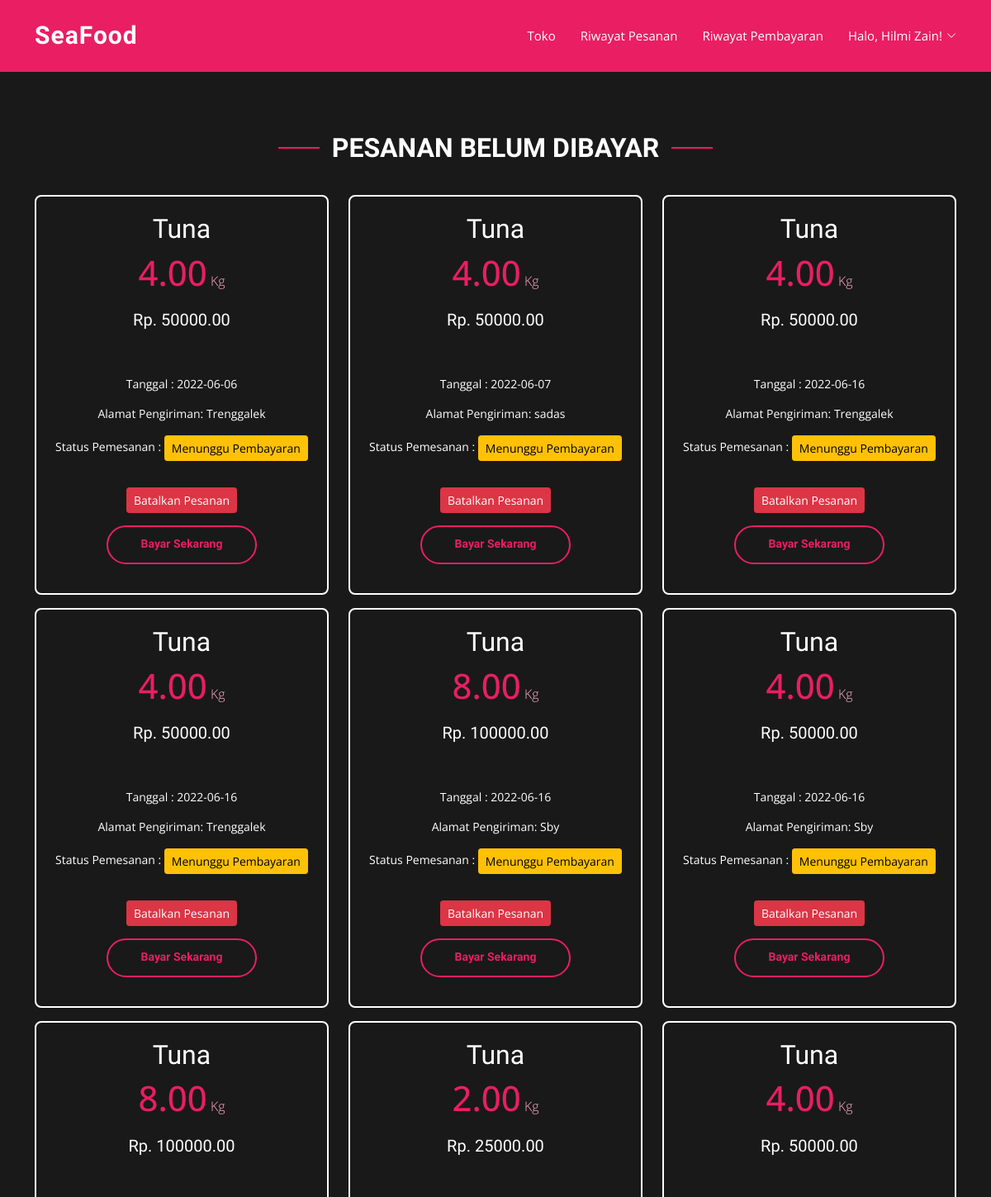
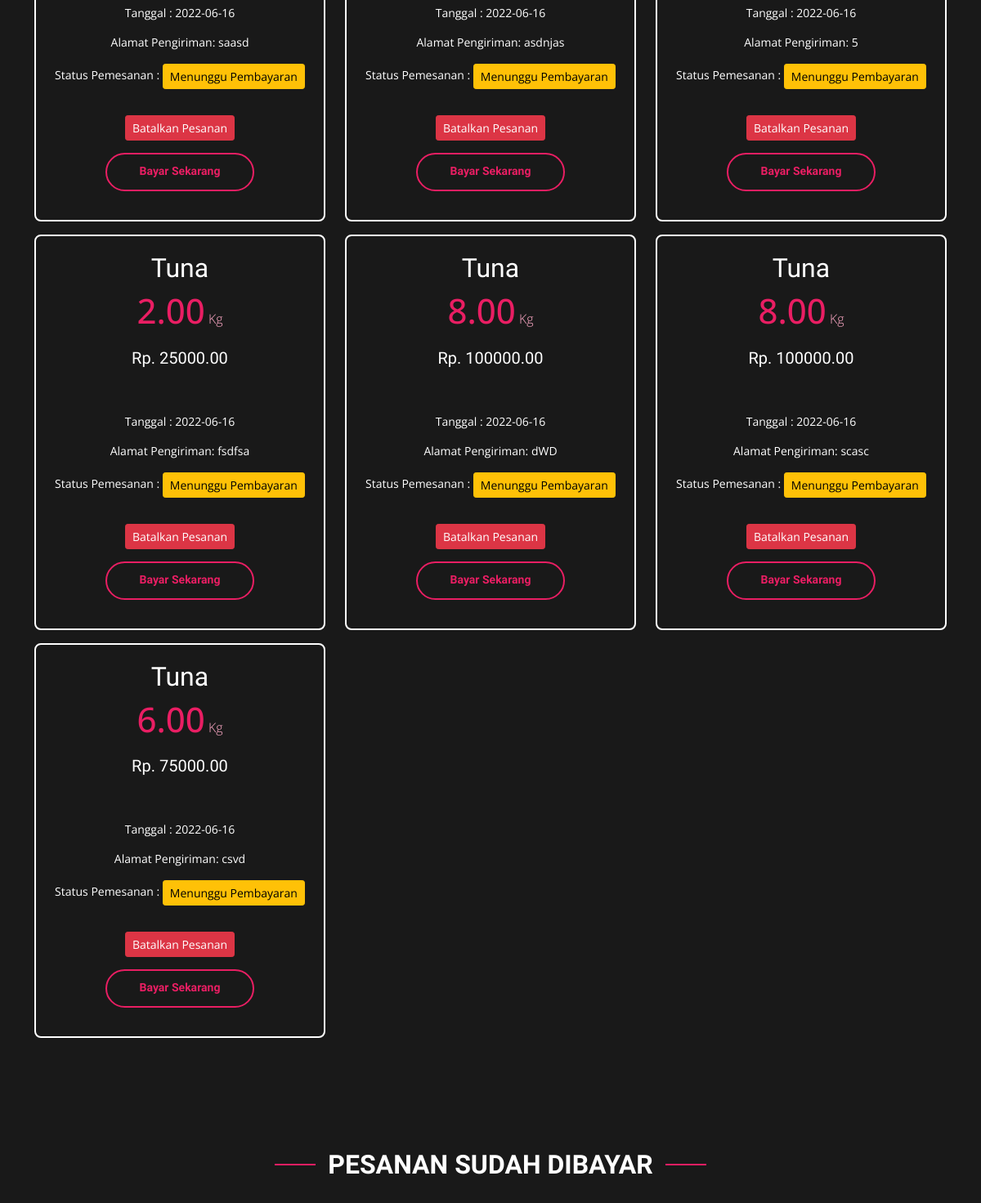
/user/riwayatPemesanan.php (signed in), run on an earlier commit of the app's database (2 pictures, top to bottom).
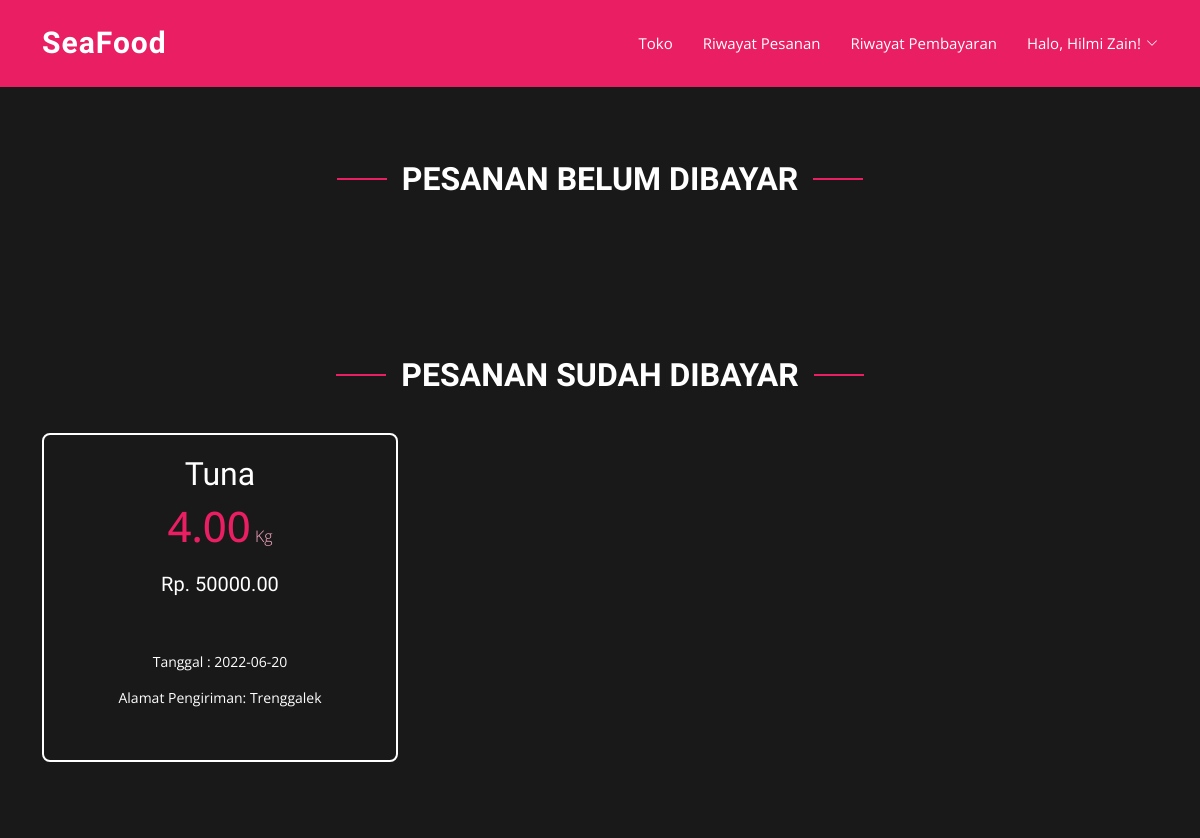
And on a later commit of the database.
### tables this page shows
CREATE TABLE `calon_konsumen` (
  `ID_CALON_KONSUMEN` char(8) NOT NULL,
  `ID_NEGARA` char(4) NOT NULL,
  `NAMA_CALON_KONSUMEN` varchar(50) DEFAULT NULL,
  `EMAIL_CALON_KONSUMEN` varchar(100) DEFAULT NULL,
  `PASSWORD_CALON_KONSUMEN` varchar(255) DEFAULT NULL,
  `TGL_PENAWARAN_TERAKHIR` date DEFAULT NULL,
  PRIMARY KEY (`ID_CALON_KONSUMEN`),
  KEY `CKONS_NEGARA_FK` (`ID_NEGARA`),
  CONSTRAINT `CKONS_NEGARA_FK` FOREIGN KEY (`ID_NEGARA`) REFERENCES `negara` (`ID_NEGARA`)
);

CREATE TABLE `detail_pemesanan` (
  `ID_PEMESANAN` char(8) NOT NULL,
  `ID_BARANG` char(4) NOT NULL,
  `SUB_TOTAL` float(8,2) DEFAULT NULL,
  `TOTAL_BERAT` float(8,2) DEFAULT NULL,
  PRIMARY KEY (`ID_PEMESANAN`,`ID_BARANG`),
  KEY `DPEMESANAN_BARANG_FK` (`ID_BARANG`),
  CONSTRAINT `DPEMESANAN_BARANG_FK` FOREIGN KEY (`ID_BARANG`) REFERENCES `barang` (`ID_BARANG`),
  CONSTRAINT `DPEMESANAN_PEMESANAN_FK` FOREIGN KEY (`ID_PEMESANAN`) REFERENCES `pemesanan` (`ID_PEMESANAN`)
);

CREATE TABLE `barang` (
  `ID_BARANG` char(4) NOT NULL,
  `ID_JENIS` char(2) NOT NULL,
  `NAMA_BARANG` varchar(30) DEFAULT NULL,
  `STOK_BARANG` int(11) DEFAULT NULL,
  `BERAT_BARANG` float(8,2) DEFAULT NULL,
  `HARGA_JUAL` float(8,2) DEFAULT NULL,
  `GAMBAR_BARANG` varchar(100) DEFAULT NULL,
  PRIMARY KEY (`ID_BARANG`),
  KEY `BARANG_J_BARANG_FK` (`ID_JENIS`),
  CONSTRAINT `BARANG_J_BARANG_FK` FOREIGN KEY (`ID_JENIS`) REFERENCES `jenis_barang` (`ID_JENIS`),
  CONSTRAINT `BARANG_STOK_CK` CHECK (`STOK_BARANG` between 0 and 99999)
);

CREATE TABLE `pemesanan` (
  `ID_PEMESANAN` char(8) NOT NULL,
  `ID_PEGAWAI` char(4) NOT NULL,
  `ID_CALON_KONSUMEN` char(8) NOT NULL,
  `TGL_PEMESANAN` date DEFAULT curdate(),
  `STATUS_PEMESANAN` char(2) DEFAULT NULL,
  `ALAMAT_PENGIRIMAN` varchar(100) DEFAULT NULL,
  `TOTAL_HARGA` float(8,2) DEFAULT NULL,
  PRIMARY KEY (`ID_PEMESANAN`),
  KEY `PEMESANAN_PEGAWAI_FK` (`ID_PEGAWAI`),
  KEY `PEMESANAN_CKONS_FK` (`ID_CALON_KONSUMEN`),
  CONSTRAINT `PEMESANAN_CKONS_FK` FOREIGN KEY (`ID_CALON_KONSUMEN`) REFERENCES `calon_konsumen` (`ID_CALON_KONSUMEN`),
  CONSTRAINT `PEMESANAN_PEGAWAI_FK` FOREIGN KEY (`ID_PEGAWAI`) REFERENCES `pegawai` (`ID_PEGAWAI`)
);

### functions.php (called while the page is built, shortened)
<?php
    $koneksi = mysqli_connect('localhost','root','','seafood2');
    function query($query){
        global $koneksi;
        $select = mysqli_query($koneksi, $query);
        $rows = [];
        while ($tampil = mysqli_fetch_assoc($select)){
            $rows [] = $tampil;
        }
        return $rows;
    }
?>

### user/riwayatPemesanan.php (the view, shortened to what this page needs)
<?php
    require '../functions.php';
    $emailKonsumen = $_SESSION["email"];
    $konsumen = query("SELECT * FROM calon_konsumen WHERE email_calon_konsumen = '$emailKonsumen'")[0];
    $namaKonsumen = $konsumen["NAMA_CALON_KONSUMEN"];
    $idKonsumen = $konsumen["ID_CALON_KONSUMEN"];
    $pesanBelumBayar = query("SELECT b.nama_barang, p.id_pemesanan, p.tgl_pemesanan, p.status_pemesanan,
                                     p.alamat_pengiriman, dp.sub_total, dp.total_berat
                              FROM detail_pemesanan dp, barang b, pemesanan p
                              WHERE dp.id_barang = b.id_barang AND dp.id_pemesanan = p.id_pemesanan
                                    AND p.status_pemesanan = '01' AND p.id_calon_konsumen = '$idKonsumen'");
    $pesanSudahBayar = query("SELECT b.nama_barang, p.id_pemesanan, p.tgl_pemesanan, p.status_pemesanan,
                              p.alamat_pengiriman, dp.sub_total, dp.total_berat
                              FROM detail_pemesanan dp, barang b, pemesanan p
                              WHERE dp.id_barang = b.id_barang AND dp.id_pemesanan = p.id_pemesanan
                                    AND p.status_pemesanan IN ('02', '03', '04', '05') AND p.id_calon_konsumen = '$idKonsumen'");
?>
<!DOCTYPE html>
<html lang="en">
<head>
  <link href="../assets_LP/vendor/aos/aos.css" rel="stylesheet">
  <link href="../assets_LP/vendor/bootstrap/css/bootstrap.min.css" rel="stylesheet">
  <link href="../assets_LP/vendor/bootstrap-icons/bootstrap-icons.css" rel="stylesheet">
  <link href="../assets_LP/vendor/boxicons/css/boxicons.min.css" rel="stylesheet">
  <link href="../assets_LP/vendor/glightbox/css/glightbox.min.css" rel="stylesheet">
  <link href="../assets_LP/vendor/remixicon/remixicon.css" rel="stylesheet">
  <link href="../assets_LP/vendor/swiper/swiper-bundle.min.css" rel="stylesheet">
  <link href="../assets_LP/css/style.css" rel="stylesheet">
</head>
<body>
  <header id="header" class="fixed-top d-flex align-items-center">
    <div class="container d-flex align-items-center justify-content-between">
      <div class="logo">
        <h1><a href="toko.php">SeaFood</a></h1>
      </div>
      <nav id="navbar" class="navbar">
        <ul>
          <li><a class="nav-link" href="toko.php">Toko</a></li>
          <li><a href="riwayatPemesanan.php">Riwayat Pesanan</a></li>
          <li><a href="riwayatPembayaran.php">Riwayat Pembayaran</a></li>
          <li class="dropdown"><a href="#"><span>Halo, <?= $namaKonsumen; ?>!</span> <i class="bi bi-chevron-down"></i></a>
          </li>
        </ul>
      </nav>
    </div>
  </header>
  <main id="main">
    <section id="pricing" class="pricing">
      <div class="container">
        <div class="section-title" data-aos="fade-up">
          <h2>Pesanan Belum Dibayar</h2>
        </div>
        <div class="row">
            <?php foreach($pesanBelumBayar as $detailPemesanan){ ?>
            <div class="col-lg-4 col-md-6 mb-3">
                <div class="box" data-aos="zoom-in-right" data-aos-delay="200">
                <h2><?= $detailPemesanan["nama_barang"]; ?></h2>
                <h4><?= $detailPemesanan["total_berat"]; ?><span> Kg</span></h4>
                <ul>
                    <h5>Rp. <?= $detailPemesanan["sub_total"]; ?></h5>
                    <li class="pt-5">Tanggal : <?= $detailPemesanan["tgl_pemesanan"]; ?></li>
                    <li>Alamat Pengiriman: <?=  $detailPemesanan["alamat_pengiriman"]; ?></li>
                    <?php if($detailPemesanan["status_pemesanan"] === '01'){ ?>
                    <li>Status Pemesanan : <a href="#" class="btn btn-warning btn-sm">Menunggu Pembayaran</a></li>
                    <?php } else if($detailPemesanan["status_pemesanan"] === '02'){ ?>
                    <li>Status Pemesanan : <a href="#" class="btn btn-warning btn-sm">Menunggu Konfirmasi Pembayaran</a></li>
                    <?php } else if($detailPemesanan["status_pemesanan"] === '03'){ ?>
                    <li>Status Pemesanan : <a href="#" class="btn btn-warning btn-sm">Pesanan Disiapkan</a></li>
                    <?php } else if($detailPemesanan["status_pemesanan"] === '04'){?>
                    <li>Status Pemesanan : <a href="#" class="btn btn-success btn-sm">Pesanan Dikirim</a></li>
                    <?php } ?>
                </ul>
                <form action="" method="post">
                  <button type="submit" name="submit" class="btn btn-danger btn-sm">
                      Batalkan Pesanan
                  </button>
                </form>
                <div class="btn-wrap">
                    <a href="pembayaran.php?idPemesanan=<?= $detailPemesanan["id_pemesanan"]; ?>" class="btn-buy">
                      Bayar Sekarang
                    </a>
                </div>
                </div>
            </div>
            <?php } ?>
        </div>
      </div>
    </section>
    <section id="pricing" class="pricing">
      <div class="container">
        <div class="section-title" data-aos="fade-up">
          <h2>Pesanan Sudah Dibayar</h2>
        </div>
        <div class="row">
          <?php foreach($pesanSudahBayar as $detailPemesanan){ ?>
            <div class="col-lg-4 col-md-6 mb-3">
              <div class="box" data-aos="zoom-in-right" data-aos-delay="200">
                <h2><?= $detailPemesanan["nama_barang"]; ?></h2>
                <h4><?= $detailPemesanan["total_berat"]; ?><span> Kg</span></h4>
                <ul>
                    <h5>Rp. <?= $detailPemesanan["sub_total"]; ?></h5>
                    <li class="pt-5">Tanggal : <?= $detailPemesanan["tgl_pemesanan"]; ?></li>
                    <li>Alamat Pengiriman: <?=  $detailPemesanan["alamat_pengiriman"]; ?></li>
                </ul>
              </div>
            </div>
            <?php } ?>
        </div>
      </div>
    </section>
  </main>
</body>
</html>

### assets_LP/css/style.css (style rules this page uses)
html { background-color: #191919; }
body { font-family: "Open Sans", sans-serif; color: #444444; }
a { color: #3498db; text-decoration: none; }
#main { margin-top: 100px; background-color: #191919; }
h1, h2, h3, h4, h5, h6 { font-family: "Raleway", sans-serif; }
#header { z-index: 997; transition: all 0.5s; padding: 22px 0; background: #e91e63; }
#header .logo h1 { font-size: 30px; margin: 0; padding: 0; line-height: 1; font-weight: 700; letter-spacing: 1px; }
#header .logo h1 a, #header .logo h1 a:hover { color: #fff; text-decoration: none; }
.navbar { padding: 0; }
.navbar ul { margin: 0; padding: 0; display: flex; list-style: none; align-items: center; }
.navbar li { position: relative; }
.navbar a, .navbar a:focus { display: flex; align-items: center; justify-content: space-between; padding: 10px 0 10px 30px; font-size: 15px; font-weight: 400; color: #fff; white-space: nowrap; transition: 0.3s; text-decoration: none; }
.navbar a i, .navbar a:focus i { font-size: 12px; line-height: 0; margin-left: 5px; }
section { padding: 60px 0; overflow: hidden; }
.section-title { text-align: center; padding-bottom: 30px; }
.section-title h2 { font-size: 32px; font-weight: bold; text-transform: uppercase; position: relative; color: #fff; }
.section-title h2::before, .section-title h2::after { content: ""; width: 50px; height: 2px; background: #e91e63; display: inline-block; }
.section-title h2::before { margin: 0 15px 10px 0; }
.section-title h2::after { margin: 0 0 10px 15px; }
.pricing .box { padding: 20px; background-color: #191919; text-align: center; border-radius: 8px; position: relative; overflow: hidden; border: 2px solid #fff; }
.pricing .box h2 { color: #fff; }
.pricing .box h4 { font-size: 42px; color: #e91e63; font-weight: 500; font-family: "Open Sans", sans-serif; margin-bottom: 20px; }
.pricing .box h4 span { color: #ffaac7; font-size: 16px; font-weight: 300; }
.pricing .box ul { padding: 0; list-style: none; color: #fff; text-align: center; line-height: 20px; font-size: 14px; }
.pricing .box ul li { padding-bottom: 16px; }
.pricing .box .btn-wrap { padding: 15px; text-align: center; }
.pricing .box .btn-buy { display: inline-block; padding: 10px 40px 12px 40px; border-radius: 50px; border: 2px solid #e91e63; color: #e91e63; font-size: 14px; font-weight: 400; font-family: "Raleway", sans-serif; font-weight: 600; transition: 0.3s; }

What changed in the data, as far as the page shows it:
removed detail_pemesanan: ID_BARANG.NAMA_BARANG "Tuna", TOTAL_BERAT "4.00", SUB_TOTAL "50000.00", ID_PEMESANAN.TGL_PEMESANAN "2022-06-06", ID_PEMESANAN.ALAMAT_PENGIRIMAN "Trenggalek", shown under "PESANAN BELUM DIBAYAR"
removed detail_pemesanan: ID_BARANG.NAMA_BARANG "Tuna", TOTAL_BERAT "4.00", SUB_TOTAL "50000.00", ID_PEMESANAN.TGL_PEMESANAN "2022-06-07", ID_PEMESANAN.ALAMAT_PENGIRIMAN "sadas", shown under "PESANAN BELUM DIBAYAR"
removed detail_pemesanan: ID_BARANG.NAMA_BARANG "Tuna", TOTAL_BERAT "4.00", SUB_TOTAL "50000.00", ID_PEMESANAN.TGL_PEMESANAN "2022-06-16", ID_PEMESANAN.ALAMAT_PENGIRIMAN "Trenggalek", shown under "PESANAN BELUM DIBAYAR"
removed detail_pemesanan: ID_BARANG.NAMA_BARANG "Tuna", TOTAL_BERAT "4.00", SUB_TOTAL "50000.00", ID_PEMESANAN.TGL_PEMESANAN "2022-06-16", ID_PEMESANAN.ALAMAT_PENGIRIMAN "Trenggalek", shown under "PESANAN BELUM DIBAYAR"
removed detail_pemesanan: ID_BARANG.NAMA_BARANG "Tuna", TOTAL_BERAT "8.00", SUB_TOTAL "100000.00", ID_PEMESANAN.TGL_PEMESANAN "2022-06-16", ID_PEMESANAN.ALAMAT_PENGIRIMAN "Sby", shown under "PESANAN BELUM DIBAYAR"
removed detail_pemesanan: ID_BARANG.NAMA_BARANG "Tuna", TOTAL_BERAT "4.00", SUB_TOTAL "50000.00", ID_PEMESANAN.TGL_PEMESANAN "2022-06-16", ID_PEMESANAN.ALAMAT_PENGIRIMAN "Sby", shown under "PESANAN BELUM DIBAYAR"
removed detail_pemesanan: ID_BARANG.NAMA_BARANG "Tuna", TOTAL_BERAT "8.00", SUB_TOTAL "100000.00", ID_PEMESANAN.TGL_PEMESANAN "2022-06-16", ID_PEMESANAN.ALAMAT_PENGIRIMAN "saasd", shown under "PESANAN BELUM DIBAYAR"
removed detail_pemesanan: ID_BARANG.NAMA_BARANG "Tuna", TOTAL_BERAT "2.00", SUB_TOTAL "25000.00", ID_PEMESANAN.TGL_PEMESANAN "2022-06-16", ID_PEMESANAN.ALAMAT_PENGIRIMAN "asdnjas", shown under "PESANAN BELUM DIBAYAR"
removed detail_pemesanan: ID_BARANG.NAMA_BARANG "Tuna", TOTAL_BERAT "4.00", SUB_TOTAL "50000.00", ID_PEMESANAN.TGL_PEMESANAN "2022-06-16", ID_PEMESANAN.ALAMAT_PENGIRIMAN "5", shown under "PESANAN BELUM DIBAYAR"
removed detail_pemesanan: ID_BARANG.NAMA_BARANG "Tuna", TOTAL_BERAT "2.00", SUB_TOTAL "25000.00", ID_PEMESANAN.TGL_PEMESANAN "2022-06-16", ID_PEMESANAN.ALAMAT_PENGIRIMAN "fsdfsa", shown under "PESANAN BELUM DIBAYAR"
removed detail_pemesanan: ID_BARANG.NAMA_BARANG "Tuna", TOTAL_BERAT "8.00", SUB_TOTAL "100000.00", ID_PEMESANAN.TGL_PEMESANAN "2022-06-16", ID_PEMESANAN.ALAMAT_PENGIRIMAN "dWD", shown under "PESANAN BELUM DIBAYAR"
removed detail_pemesanan: ID_BARANG.NAMA_BARANG "Tuna", TOTAL_BERAT "8.00", SUB_TOTAL "100000.00", ID_PEMESANAN.TGL_PEMESANAN "2022-06-16", ID_PEMESANAN.ALAMAT_PENGIRIMAN "scasc", shown under "PESANAN BELUM DIBAYAR"
removed detail_pemesanan: ID_BARANG.NAMA_BARANG "Tuna", TOTAL_BERAT "6.00", SUB_TOTAL "75000.00", ID_PEMESANAN.TGL_PEMESANAN "2022-06-16", ID_PEMESANAN.ALAMAT_PENGIRIMAN "csvd", shown under "PESANAN BELUM DIBAYAR"
added detail_pemesanan: ID_BARANG.NAMA_BARANG "Tuna", TOTAL_BERAT "4.00", SUB_TOTAL "50000.00", ID_PEMESANAN.TGL_PEMESANAN "2022-06-20", ID_PEMESANAN.ALAMAT_PENGIRIMAN "Trenggalek", shown under "PESANAN SUDAH DIBAYAR"
